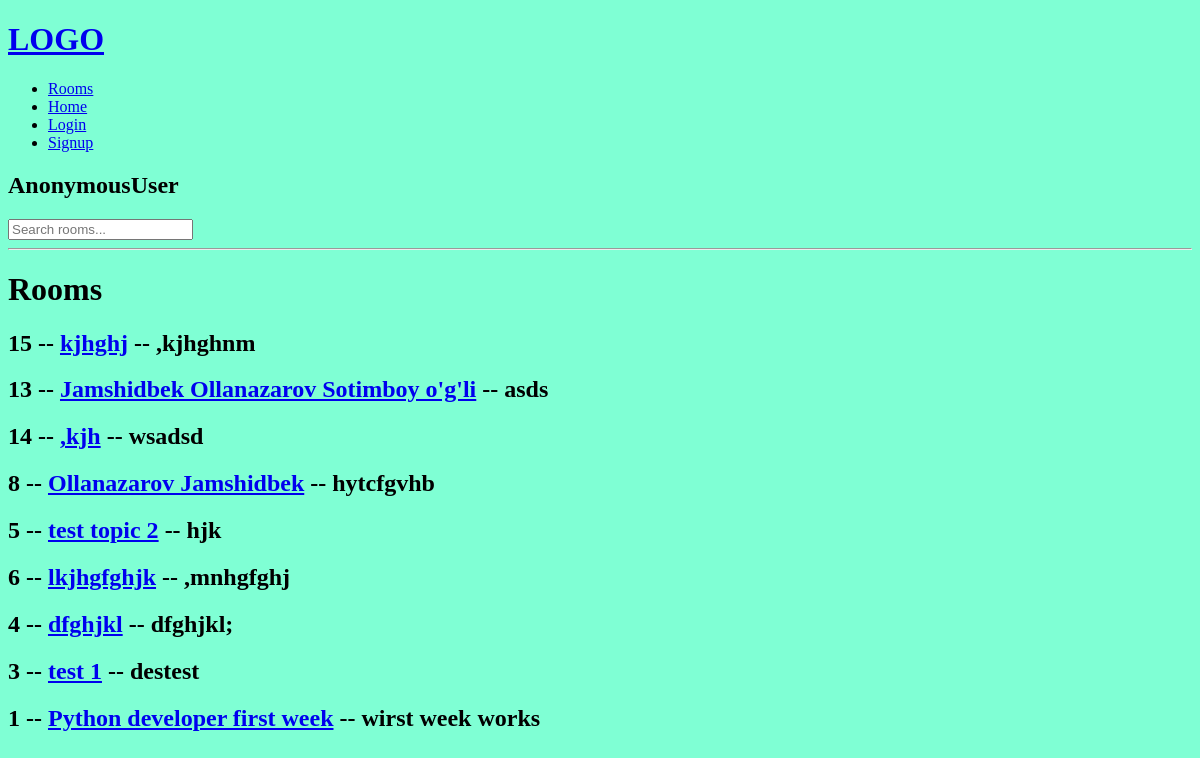
The app's page /rooms/, older data.
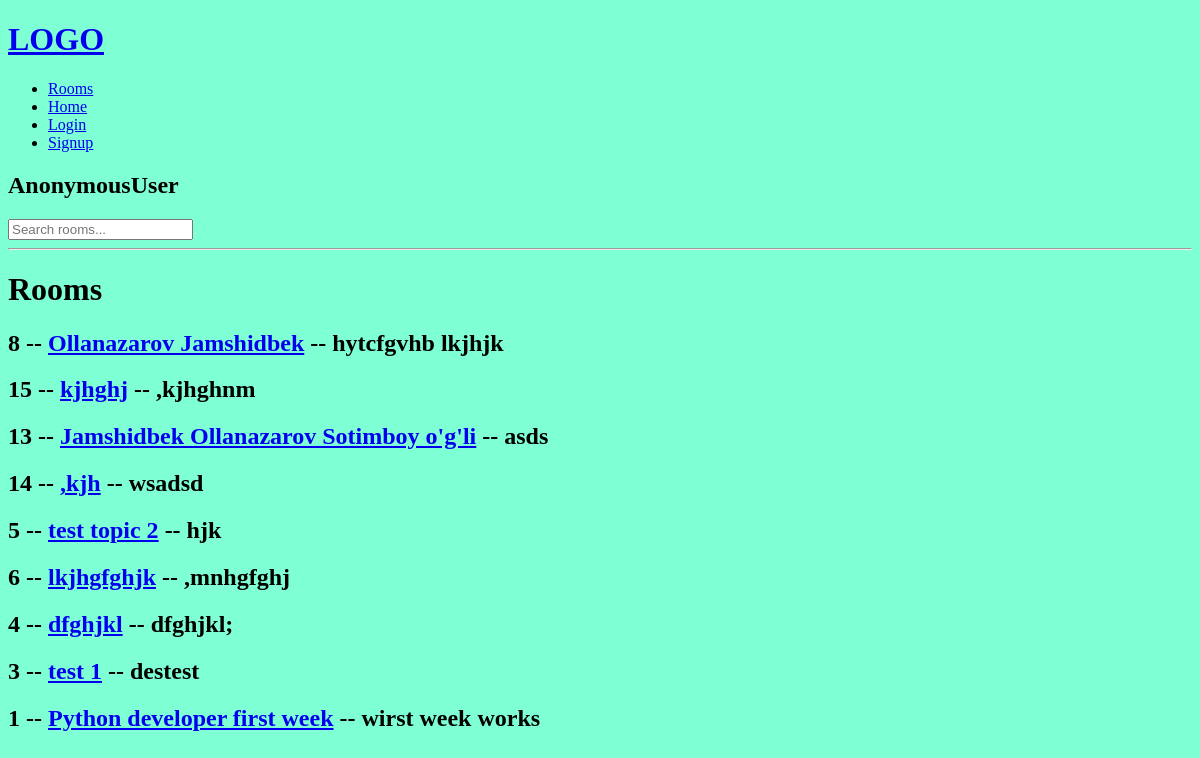
The same page, newer data.
### base/models.py (models this page shows, shortened)
class Room(models.Model):
    host = models.ForeignKey(User, on_delete=models.SET_NULL, null=True)
    topic = models.ForeignKey(Topic, on_delete=models.SET_NULL, null=True)
    participants = models.ManyToManyField(User, related_name='participants', blank=True)
    name = models.CharField(max_length=200)
    description = models.TextField()
    updated = models.DateTimeField(auto_now=True)
    created = models.DateTimeField(auto_now_add = True)
    class Meta:
        ordering = ['-updated', '-created']

### base/views.py (the view)
# urls.py: path("rooms/", views.rooms, name="rooms"),
def rooms(request):
    rooms_data = Room.objects.all()
    context = {'rooms': rooms_data}
    return render(request, "base/rooms.html", context)

### base/templates/base/rooms.html (shortened to what this page needs)
{% extends "main.html" %}
{% block content %}
<div>
    <h1>Rooms</h1>
    {% for room in rooms %}
    <div>
        <h2>{{ room.id }} -- <a href="{% url 'room' room.id %}">{{ room.name }}</a> -- {{ room.description }}</h2>
    </div>
    {% endfor %}
</div>
{% endblock content %}

Row changes from the older to the newer data that the page shows:
changed Room "Ollanazarov Jamshidbek": description "hytcfgvhb" → "hytcfgvhb lkjhjk"; moves up the list
